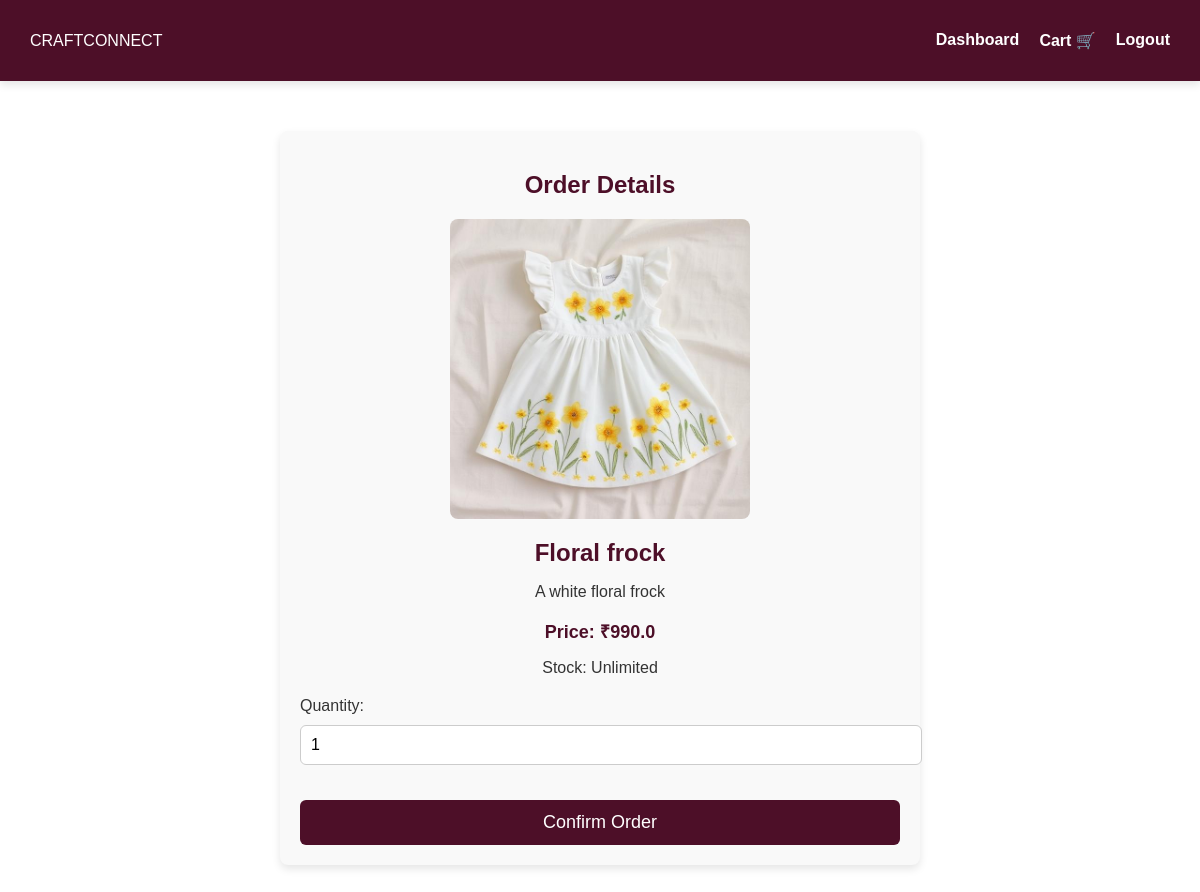
The app's page /order_page/1 with its own data.
### tables this page shows
CREATE TABLE products (
            id INTEGER PRIMARY KEY AUTOINCREMENT,
            name TEXT NOT NULL,
            description TEXT NOT NULL,
            price REAL NOT NULL,
            image TEXT NOT NULL,
            manufacturer_id INTEGER, approved INTEGER DEFAULT 0, category TEXT, stock_limit INTEGER DEFAULT NULL, size_chart TEXT,
            FOREIGN KEY (manufacturer_id) REFERENCES users (id)
        );

### app.py (the view)
@app.route('/order_page/<int:product_id>', methods=['POST', 'GET'])
def order_page(product_id):
    conn = sqlite3.connect("craftconnect.db")
    cursor = conn.cursor()
    cursor.execute("""
        SELECT id, name, description, price, image, stock_limit
        FROM products
        WHERE id = ?
    """, (product_id,))
    product = cursor.fetchone()
    conn.close()
    if not product:
        flash("Product not found.", "error")
        return redirect(url_for('customer_dashboard'))
    return render_template("order_page.html", product=product)

### templates/order_page.html (shortened to what this page needs)
<!DOCTYPE html>
<html lang="en">
<head>
    <link rel="stylesheet" href="{{ url_for('static', filename='css/styles.css') }}">
</head>
<body>
    <nav class="navbar">
        <div class="logo">CRAFTCONNECT</div>
        <ul class="nav-links">
            <li><a href="{{ url_for('customer_dashboard') }}">Dashboard</a></li>
            <li><a href="{{ url_for('cart') }}">Cart 🛒</a></li>
            <li><a href="{{ url_for('logout') }}">Logout</a></li>
        </ul>
    </nav>
    <section class="order-container">
        <h1>Order Details</h1>
        <div class="product-summary">
            <img src="{{ url_for('static', filename='uploads/' + product[4]) }}" alt="{{ product[1] }}">
            <h2>{{ product[1] }}</h2>
            <p>{{ product[2] }}</p>
            <p class="price">Price: ₹{{ product[3] }}</p>
            {% if product[5] %}
                <p class="stock">Available Stock: {{ product[5] }}</p>
            {% else %}
                <p class="stock">Stock: Unlimited</p>
            {% endif %}
        </div>
        <form action="{{ url_for('confirm_order', product_id=product[0]) }}" method="POST">
            <label for="quantity">Quantity:</label>
            <input type="number" id="quantity" name="quantity" value="1" min="1" required>
            <button type="submit" class="button confirm-order">Confirm Order</button>
        </form>
    </section>
</body>
</html>

### static/css/styles.css (style rules this page uses)
body { margin: 0; padding: 0; font-family: Arial, sans-serif; background: white; color: #4D0F28; min-height: 100vh; box-sizing: border-box; }
.navbar { display: flex; justify-content: space-between; align-items: center; padding: 15px 30px; background: #4D0F28; color: white; box-shadow: 0px 4px 8px rgba(0, 0, 0, 0.1); }
.nav-links { list-style: none; display: flex; gap: 20px; }
.nav-links a { text-decoration: none; color: white; font-size: 16px; font-weight: bold; transition: color 0.3s ease; }
.button { display: inline-block; margin-top: 20px; padding: 12px 20px; font-size: 18px; background: #4D0F28; color: white; text-decoration: none; border-radius: 5px; transition: 0.3s ease; }
input, button { width: 100%; padding: 10px; margin-top: 5px; }
.order-container { max-width: 600px; margin: 50px auto; padding: 20px; background-color: #f9f9f9; border-radius: 8px; box-shadow: 0 4px 8px rgba(0, 0, 0, 0.1); text-align: left; }
.order-container h1 { text-align: center; color: #4D0F28; margin-bottom: 20px; }
.product-summary { text-align: center; margin-bottom: 20px; }
.product-summary img { width: 100%; max-width: 300px; display: block; margin: 0 auto 20px; border-radius: 8px; }
.product-summary h2 { font-size: 24px; color: #4D0F28; margin-bottom: 10px; }
.product-summary p { font-size: 16px; color: #333; margin-bottom: 10px; }
.product-summary .price { font-size: 18px; font-weight: bold; color: #4D0F28; margin-bottom: 15px; }
.order-container label { display: block; font-size: 16px; margin-bottom: 5px; color: #333; }
.order-container input { width: 100%; padding: 10px; margin-bottom: 15px; border: 1px solid #ccc; border-radius: 6px; font-size: 16px; }
.order-container button { width: 100%; padding: 12px; background: #4D0F28; color: white; border: none; border-radius: 6px; font-size: 18px; cursor: pointer; transition: background 0.3s ease; }
.price { font-size: 18px; font-weight: bold; color: #4D0F28; }

### records on screen
products: image (picture), name "Floral frock", description "A white floral frock", price "990.0"
